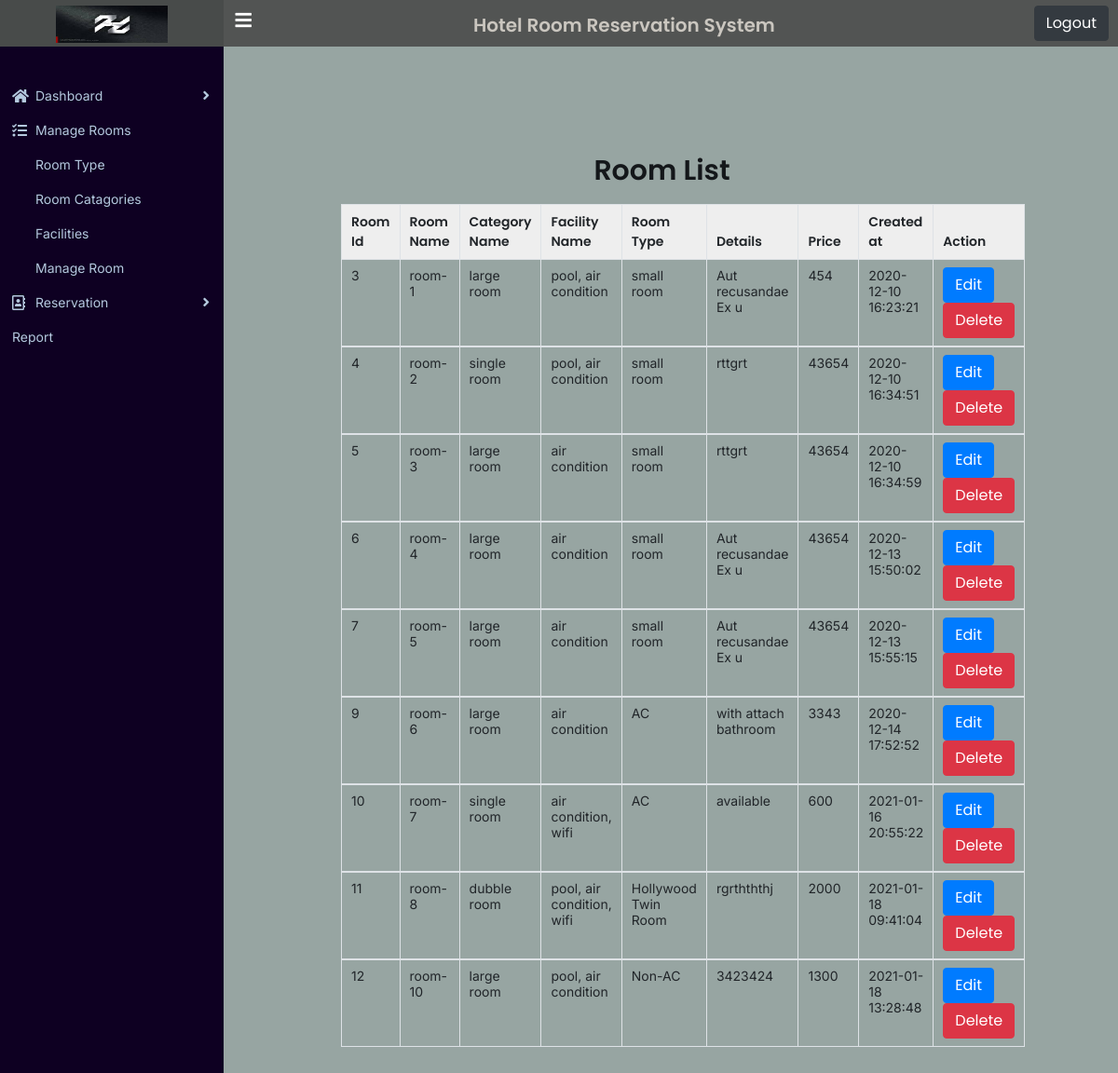
Screenshot of /manage_room.php (signed in) with the database file from the repository.
### tables this page shows
CREATE TABLE `tb_room` (
  `room_id` int(11) NOT NULL,
  `room_name` varchar(50) DEFAULT NULL,
  `cat_id` int(11) NOT NULL,
  `room_type_id` int(11) NOT NULL,
  `facilities` varchar(255) NOT NULL,
  `details` varchar(255) NOT NULL,
  `price` varchar(100) NOT NULL,
  `created_at` datetime DEFAULT CURRENT_TIMESTAMP
);

CREATE TABLE `tb_categories` (
  `cat_id` int(11) NOT NULL,
  `cat_name` varchar(50) NOT NULL,
  `created_at` datetime NOT NULL DEFAULT CURRENT_TIMESTAMP
);

CREATE TABLE `tb_room_type` (
  `room_type_id` int(11) NOT NULL,
  `room_type_name` varchar(50) NOT NULL,
  `created_at` datetime NOT NULL DEFAULT CURRENT_TIMESTAMP
);

### manage_room.php (the view)
<?php include "header.php"?>
<?php include "sidebar.php"?>
<div class= "main-content-area">
<div class="content">
 <div class="container-fluid ">
  <div class="row">
    <div class="col-lg-12 " >
    <div class="manage-type">
      <div class="type-form text-center">
       <h1 class="bt">Room List</h1>
       </div>
        <table class="table table-bordered tb">
          <thead>
           <th>Room Id</th>
           <th>Room Name</th>
           <th>Category Name</th>
           <th>Facility Name</th>
           <th>Room Type</th>
           <th>Details</th>
           <th>Price</th>
           <th>Created at</th>
           <th>Action</th>
          </thead>
        <?php
        $sql= "SELECT tb_room.*,
        tb_categories.cat_name,
        tb_room_type.room_type_name
        FROM tb_room
        LEFT JOIN tb_categories ON tb_categories.cat_id=tb_room.cat_id
        LEFT JOIN tb_room_type ON tb_room_type.room_type_id=tb_room.room_type_id";
        $run=$conn->query($sql);
         if($run->num_rows>0){
             while($show=$run->fetch_assoc()){?>
             <tbody>
             <tr>
             <td><?php echo $show["room_id"]?></td>
             <td><?php echo $show["room_name"]?></td>
             <td><?php echo $show["cat_name"]?></td>
             <td>
             <?php
             if($show["facilities"]){
               $fac= json_decode($show["facilities"]);
               echo implode(", " , $fac );
             }
             ?></td>
             <td><?php echo $show["room_type_name"]?></td>
             <td><?php echo $show["details"]?></td>
             <td><?php echo $show["price"]?></td>
             <td><?php echo $show["created_at"]?></td>
             <td>
             <a href="edit_room.php?room_id=<?php echo $show["room_id"]?>" class="btn btn-primary">Edit</a>
             <a href="delete_room.php?room_del_id=<?php echo $show["room_id"]?>" class="btn btn-danger">Delete</a>
             </td>
             </tr>
             </tbody>
             <?php
             }
         }
         ?>
       </table>
    </div>
   </div>
  </div>
 </div>
 </div>
 </div>
<?php include "footer.php"?>

### assets/css/style.css (style rules this page uses)
* { margin: 0px; padding: 0px; box-sizing: border-box; outline: none; }
html, body { width: 100%; height: 100%; }
h1, h2, h3, h4, h5, h6 { font-family: "Poppins", sans-serif; font-weight: 600; margin: 0; padding: 0; color: #14171a; }
h1 { font-size: 30px; }
.btn { font-family: "Poppins", sans-serif; font-weight: 400; }
.main-content-area { width: calc(100% - 240px); margin-left: 240px; transition: 300ms linear; padding: 15px 0px; }
.table tr th { font-family: "Poppins", sans-serif; font-weight: 600; padding: 8px 10px; border-bottom-width: 1px; }
.table tr td { font-size: 14px; padding: 8px 10px; }
.table.table-bordered thead { background: #eeeeee; }
.manage-type { margin-top: 100px; margin-left: 200px; }
.tb { margin-left: -89px }
.bt { margin: 18px; margin-right: 237px; }

### rows the page displays
tb_room: room_id "3", room_name "room-1", cat.cat_name "large room", facilities "pool, air condition", room_type.room_type_name "small room", details "Aut recusandae Ex u", price "454", created_at "2020-12-10 16:23:21"
tb_room: room_id "4", room_name "room-2", cat.cat_name "single room", facilities "pool, air condition", room_type.room_type_name "small room", details "rttgrt", price "43654", created_at "2020-12-10 16:34:51"
tb_room: room_id "5", room_name "room-3", cat.cat_name "large room", facilities "air condition", room_type.room_type_name "small room", details "rttgrt", price "43654", created_at "2020-12-10 16:34:59"
tb_room: room_id "6", room_name "room-4", cat.cat_name "large room", facilities "air condition", room_type.room_type_name "small room", details "Aut recusandae Ex u", price "43654", created_at "2020-12-13 15:50:02"
tb_room: room_id "7", room_name "room-5", cat.cat_name "large room", facilities "air condition", room_type.room_type_name "small room", details "Aut recusandae Ex u", price "43654", created_at "2020-12-13 15:55:15"
tb_room: room_id "9", room_name "room-6", cat.cat_name "large room", facilities "air condition", room_type.room_type_name "AC", details "with attach bathroom", price "3343", created_at "2020-12-14 17:52:52"
tb_room: room_id "10", room_name "room-7", cat.cat_name "single room", facilities "air condition, wifi", room_type.room_type_name "AC", details "available", price "600", created_at "2021-01-16 20:55:22"
tb_room: room_id "11", room_name "room-8", cat.cat_name "dubble room", facilities "pool, air condition, wifi", room_type.room_type_name "Hollywood Twin Room", details "rgrthththj", price "2000", created_at "2021-01-18 09:41:04"
tb_room: room_id "12", room_name "room-10", cat.cat_name "large room", facilities "pool, air condition", room_type.room_type_name "Non-AC", details "3423424", price "1300", created_at "2021-01-18 13:28:48"
